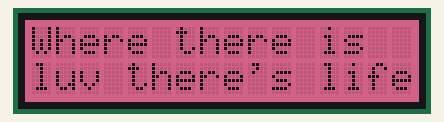
This sketch was run on a simulated Arduino Uno, built for the host (arithmetic inside an expression is 32-bit, double 64-bit). On the bench: 16×2 character LCD. What the sketch prints to the serial monitor is not drawn.

Above: at 10.1 s.

Measured:
- what the display in image 0 shows lasts 10.0 s, from 10.0 s to 20.0 s

The sketch:

edison_sense.ino
```cpp
// Edison and temp sensor
// Erin RobotGrrl
// Sunday, Nov. 22, 2015

#include <Wire.h>
#include "rgb_lcd.h"

FILE *fromarduino;

rgb_lcd lcd;

const int colorR = 128;
const int colorG = 0;
const int colorB = 128;

// Reads the value of the Grove - Temperature Sensor, converts it to a Celsius temperature,
// and prints it to the serial console.
// Connect the Grove - Temperature Sensor to the socket marked A0
// Open the Serial Monitor in the Arduino IDE after uploading

// Define the pin to which the temperature sensor is connected.
const int pinTemp = A0;

// Define the B-value of the thermistor.
// This value is a property of the thermistor used in the Grove - Temperature Sensor,
// and used to convert from the analog value it measures and a temperature value.
const int B = 3975;

int message_num = 0;
long current_time = 0;
long last_message_change = 0;


void setup() {
  Serial.begin(9600);
  lcd.begin(16, 2);
}

void loop() {

  current_time = millis();

  if(current_time-last_message_change >= long(10*1000)) {
    message_num++;
    if(message_num > 1) message_num = 0;

    if(message_num == 0) {

      // Get the (raw) value of the temperature sensor.
      int val = analogRead(pinTemp);

      // Determine the current resistance of the thermistor based on the sensor value.
      float resistance = (float)(1023-val)*10000/val;

      // Calculate the temperature based on the resistance value.
      float temperature = 1/(log(resistance/10000)/B+1/298.15)-273.15;

      // Print the temperature to the serial console.
      Serial.println(temperature);

    lcd.setRGB(150, 150, 210);

      lcd.clear();
      lcd.setCursor(0, 0);
      lcd.print("current temp:");
      lcd.setCursor(0, 1);
      // print the number of seconds since reset:
      lcd.print(temperature);

      publishData(temperature);

    } else if(message_num == 1) {

      lcd.setRGB(200, 50, 100);

      lcd.clear();
      lcd.setCursor(0, 0);
      lcd.print("Where there is");
      lcd.setCursor(0, 1);
      lcd.print("luv there's life");

    }

    last_message_change = current_time;
  }

}


void publishData(float data) {
  fromarduino = fopen ("/home/root/arduino_out.txt", "w+");
  fprintf(fromarduino, "%.2f", data);
  fclose(fromarduino);
}
```
